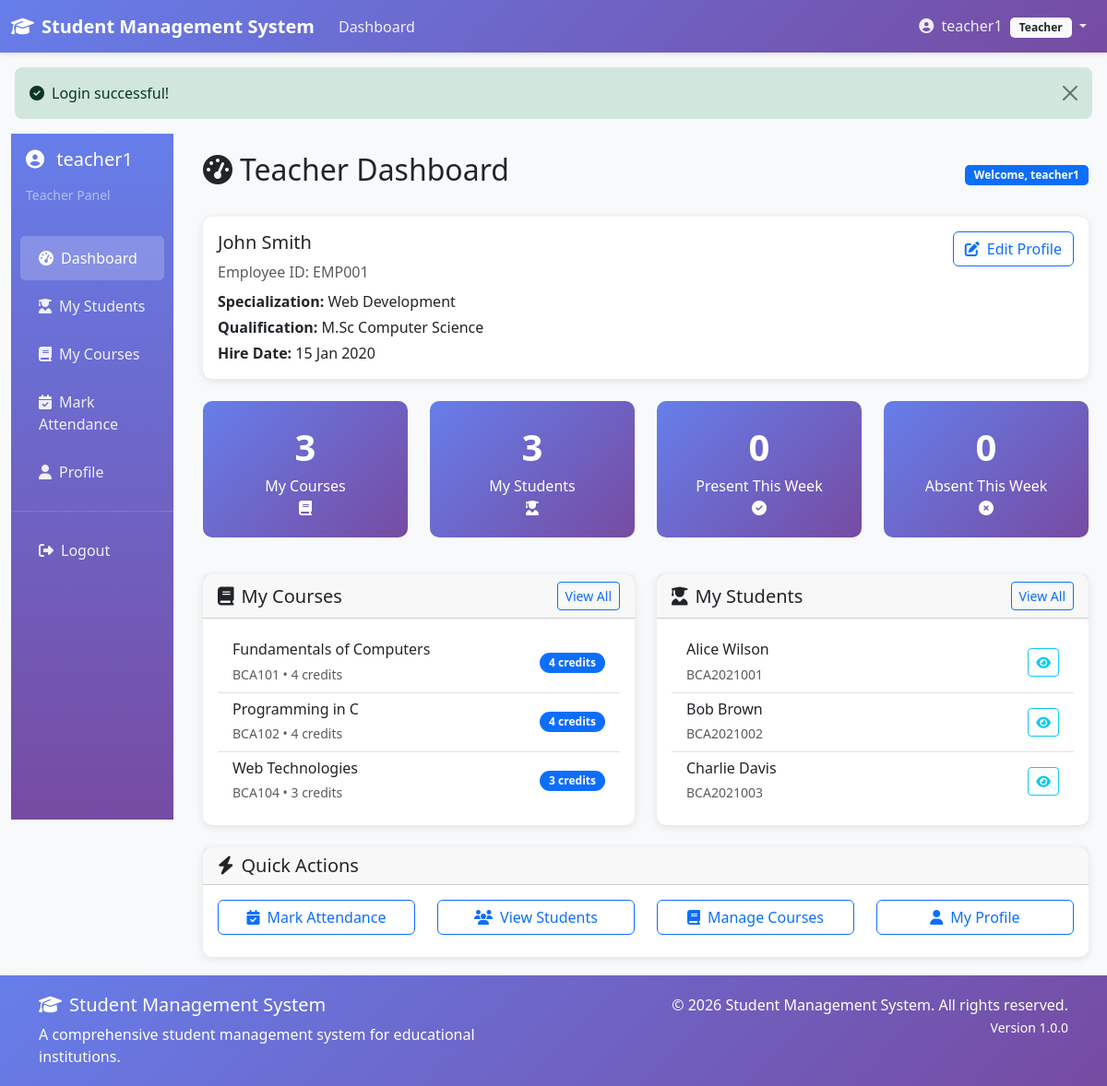
The page /teacher/dashboard.php (signed in) on the database its author committed.
### tables this page shows
CREATE TABLE teachers (
    id INT AUTO_INCREMENT PRIMARY KEY,
    user_id INT UNIQUE NOT NULL COMMENT 'Link to users table',
    first_name VARCHAR(50) NOT NULL COMMENT 'Teacher first name',
    last_name VARCHAR(50) NOT NULL COMMENT 'Teacher last name',
    employee_id VARCHAR(20) UNIQUE NOT NULL COMMENT 'Auto-generated employee ID (EMP001, etc.)',
    date_of_birth DATE NOT NULL COMMENT 'Teacher date of birth',
    gender ENUM('male', 'female', 'other') NOT NULL COMMENT 'Teacher gender',
    phone VARCHAR(15) DEFAULT NULL COMMENT 'Contact phone number',
    address TEXT DEFAULT NULL COMMENT 'Residential address',
    qualification VARCHAR(100) DEFAULT NULL COMMENT 'Academic qualification',
    specialization VARCHAR(100) DEFAULT NULL COMMENT 'Subject specialization',
    hire_date DATE NOT NULL COMMENT 'Date of hiring',
    employment_type ENUM('permanent', 'contract', 'visiting', 'other') DEFAULT 'permanent' COMMENT 'Employment type',
    department VARCHAR(100) DEFAULT NULL COMMENT 'Department assignment',
    designation VARCHAR(100) DEFAULT NULL COMMENT 'Job designation',
    experience_years INT DEFAULT 0 COMMENT 'Years of teaching experience',
    salary DECIMAL(10,2) DEFAULT NULL COMMENT 'Monthly salary',
    bank_account VARCHAR(50) DEFAULT NULL COMMENT 'Bank account number',
    bank_name VARCHAR(100) DEFAULT NULL COMMENT 'Bank name',
    pan_number VARCHAR(20) DEFAULT NULL COMMENT 'PAN number for tax purposes',
    aadhaar_number VARCHAR(20) DEFAULT NULL COMMENT 'Aadhaar number (Indian ID)',
    is_active BOOLEAN DEFAULT TRUE COMMENT 'Employment status',
    created_at TIMESTAMP DEFAULT CURRENT_TIMESTAMP COMMENT 'Record creation time',
    updated_at TIMESTAMP DEFAULT CURRENT_TIMESTAMP ON UPDATE CURRENT_TIMESTAMP COMMENT 'Last update time',
    
     
    FOREIGN KEY (user_id) REFERENCES users(id) ON DELETE CASCADE,
    
     
    INDEX idx_employee_id (employee_id),
    INDEX idx_specialization (specialization),
    INDEX idx_department (department),
    INDEX idx_hire_date (hire_date)
);

CREATE TABLE courses (
    id INT AUTO_INCREMENT PRIMARY KEY,
    course_code VARCHAR(20) UNIQUE NOT NULL COMMENT 'Unique course identifier',
    course_name VARCHAR(100) NOT NULL COMMENT 'Course title',
    description TEXT DEFAULT NULL COMMENT 'Course description and objectives',
    credits INT NOT NULL DEFAULT 3 COMMENT 'Course credit hours',
    course_type ENUM('core', 'elective', 'optional') DEFAULT 'core' COMMENT 'Course type',
    department_id INT DEFAULT NULL COMMENT 'Department offering this course',
    semester VARCHAR(20) DEFAULT NULL COMMENT 'Semester offering',
    academic_year VARCHAR(10) DEFAULT NULL COMMENT 'Academic year',
    max_students INT DEFAULT 50 COMMENT 'Maximum students allowed',
    current_students INT DEFAULT 0 COMMENT 'Currently enrolled students',
    prerequisites TEXT DEFAULT NULL COMMENT 'Course prerequisites',
    learning_outcomes TEXT DEFAULT NULL COMMENT 'Learning outcomes',
    syllabus TEXT DEFAULT NULL COMMENT 'Course syllabus',
    teacher_id INT DEFAULT NULL COMMENT 'Assigned teacher',
    is_active BOOLEAN DEFAULT TRUE COMMENT 'Course status',
    created_at TIMESTAMP DEFAULT CURRENT_TIMESTAMP COMMENT 'Course creation time',
    updated_at TIMESTAMP DEFAULT CURRENT_TIMESTAMP ON UPDATE CURRENT_TIMESTAMP COMMENT 'Last update time',
    
     
    FOREIGN KEY (department_id) REFERENCES departments(id) ON DELETE SET NULL,
    FOREIGN KEY (teacher_id) REFERENCES teachers(id) ON DELETE SET NULL,
    
     
    INDEX idx_course_code (course_code),
    INDEX idx_course_name (course_name),
    INDEX idx_semester (semester),
    INDEX idx_academic_year (academic_year)
);

CREATE TABLE students (
    id INT AUTO_INCREMENT PRIMARY KEY,
    user_id INT UNIQUE NOT NULL COMMENT 'Link to users table',
    first_name VARCHAR(50) NOT NULL COMMENT 'Student first name',
    last_name VARCHAR(50) NOT NULL COMMENT 'Student last name',
    roll_number VARCHAR(20) UNIQUE NOT NULL COMMENT 'Unique roll number (e.g., BCA2021001)',
    date_of_birth DATE NOT NULL COMMENT 'Student date of birth',
    gender ENUM('male', 'female', 'other') NOT NULL COMMENT 'Student gender',
    phone VARCHAR(15) DEFAULT NULL COMMENT 'Contact phone number',
    address TEXT DEFAULT NULL COMMENT 'Residential address',
    enrollment_date DATE NOT NULL COMMENT 'Date of enrollment in institution',
    batch_year VARCHAR(10) DEFAULT NULL COMMENT 'Academic batch year',
    semester VARCHAR(20) DEFAULT NULL COMMENT 'Current semester',
    section VARCHAR(10) DEFAULT NULL COMMENT 'Class section',
    blood_group VARCHAR(5) DEFAULT NULL COMMENT 'Blood group for medical records',
    nationality VARCHAR(50) DEFAULT NULL COMMENT 'Student nationality',
    religion VARCHAR(50) DEFAULT NULL COMMENT 'Student religion',
    category ENUM('general', 'sc', 'st', 'obc', 'other') DEFAULT 'general' COMMENT 'Student category',
    admission_type ENUM('regular', 'management', 'nri', 'other') DEFAULT 'regular' COMMENT 'Type of admission',
    father_name VARCHAR(50) DEFAULT NULL COMMENT 'Father name',
    mother_name VARCHAR(50) DEFAULT NULL COMMENT 'Mother name',
    guardian_name VARCHAR(50) DEFAULT NULL COMMENT 'Guardian name',
    parent_phone VARCHAR(15) DEFAULT NULL COMMENT 'Parent/guardian contact',
    parent_email VARCHAR(100) DEFAULT NULL COMMENT 'Parent/guardian email',
    emergency_contact VARCHAR(15) DEFAULT NULL COMMENT 'Emergency contact number',
    created_at TIMESTAMP DEFAULT CURRENT_TIMESTAMP COMMENT 'Record creation time',
    updated_at TIMESTAMP DEFAULT CURRENT_TIMESTAMP ON UPDATE CURRENT_TIMESTAMP COMMENT 'Last update time',
    
     
    FOREIGN KEY (user_id) REFERENCES users(id) ON DELETE CASCADE,
    
     
    INDEX idx_roll_number (roll_number),
    INDEX idx_batch_year (batch_year),
    INDEX idx_enrollment_date (enrollment_date),
    INDEX idx_first_name (first_name),
    INDEX idx_last_name (last_name)
);

### teacher/dashboard.php (the view, shortened to what the rows shown need)
<?php
require_once __DIR__ . '/../config/config.php';
$teacherInfo = [];
$myCourses = [];
$myStudents = [];
try {
    $pdo = getDBConnection();
    $stmt = $pdo->prepare("SELECT t.* FROM teachers t WHERE t.user_id = ?");
    $stmt->execute([getUserId()]);
    $teacherInfo = $stmt->fetch();
    if ($teacherInfo) {
        $teacherId = $teacherInfo['id'];
        $stmt = $pdo->prepare("SELECT * FROM courses WHERE teacher_id = ?");
        $stmt->execute([$teacherId]);
        $myCourses = $stmt->fetchAll();
        $stmt = $pdo->prepare("
            SELECT DISTINCT s.*, u.username, u.email
            FROM students s
            JOIN users u ON s.user_id = u.id
            JOIN enrollments e ON s.id = e.student_id
            JOIN courses c ON e.course_id = c.id
            WHERE c.teacher_id = ? AND e.status = 'active'
            ORDER BY s.first_name, s.last_name
        ");
        $stmt->execute([$teacherId]);
        $myStudents = $stmt->fetchAll();
    }
} catch (PDOException $e) {
    setErrorMessage('Database error: ' . $e->getMessage());
}
?>
<?php include __DIR__ . '/../includes/header.php'; ?>
<div class="container-fluid">
    <div class="row">
        <div class="col-md-9 col-lg-10 main-content">
            <div class="d-flex justify-content-between align-items-center mb-4">
                <h2><i class="fas fa-tachometer-alt me-2"></i>Teacher Dashboard</h2>
            </div>
            <?php if ($teacherInfo): ?>
                <div class="card mb-4">
                    <div class="card-body">
                        <div class="row">
                            <div class="col-md-8">
                                <h5 class="card-title">
                                    <?php echo htmlspecialchars($teacherInfo['first_name'] . ' ' . $teacherInfo['last_name']); ?>
                                </h5>
                                <p class="text-muted mb-2">Employee ID: <?php echo htmlspecialchars($teacherInfo['employee_id']); ?></p>
                                <p class="mb-1"><strong>Specialization:</strong> <?php echo htmlspecialchars($teacherInfo['specialization'] ?: 'Not specified'); ?></p>
                                <p class="mb-1"><strong>Qualification:</strong> <?php echo htmlspecialchars($teacherInfo['qualification'] ?: 'Not specified'); ?></p>
                                <p class="mb-0"><strong>Hire Date:</strong> <?php echo formatDate($teacherInfo['hire_date']); ?></p>
                            </div>
                            <div class="col-md-4 text-end">
                                <button class="btn btn-outline-primary" onclick="editProfile()">
                                    <i class="fas fa-edit me-2"></i>Edit Profile
                                </button>
                            </div>
                        </div>
                    </div>
                </div>
            <?php endif; ?>
            <div class="row">
                <div class="col-md-6 mb-4">
                    <div class="card">
                        <div class="card-body">
                            <?php if (empty($myCourses)): ?>
                                <p class="text-muted">No courses assigned to you yet.</p>
                            <?php else: ?>
                                <div class="list-group list-group-flush">
                                    <?php foreach (array_slice($myCourses, 0, 5) as $course): ?>
                                        <div class="list-group-item d-flex justify-content-between align-items-center">
                                            <div>
                                                <h6 class="mb-1"><?php echo htmlspecialchars($course['course_name']); ?></h6>
                                                <small class="text-muted"><?php echo htmlspecialchars($course['course_code']); ?> • <?php echo $course['credits']; ?> credits</small>
                                            </div>
                                            <span class="badge bg-primary rounded-pill"><?php echo $course['credits']; ?> credits</span>
                                        </div>
                                    <?php endforeach; ?>
                                </div>
                            <?php endif; ?>
                        </div>
                    </div>
                </div>
                <div class="col-md-6 mb-4">
                    <div class="card">
                        <div class="card-body">
                            <?php if (empty($myStudents)): ?>
                                <p class="text-muted">No students enrolled in your courses yet.</p>
                            <?php else: ?>
                                <div class="list-group list-group-flush">
                                    <?php foreach (array_slice($myStudents, 0, 5) as $student): ?>
                                        <div class="list-group-item">
                                            <div class="d-flex justify-content-between align-items-center">
                                                <div>
                                                    <h6 class="mb-1"><?php echo htmlspecialchars($student['first_name'] . ' ' . $student['last_name']); ?></h6>
                                                    <small class="text-muted"><?php echo htmlspecialchars($student['roll_number']); ?></small>
                                                </div>
                                                <button class="btn btn-sm btn-outline-info" onclick="viewStudent(<?php echo $student['id']; ?>)">
                                                    <i class="fas fa-eye"></i>
                                                </button>
                                            </div>
                                        </div>
                                    <?php endforeach; ?>
                                </div>
                            <?php endif; ?>
                        </div>
                    </div>
                </div>
            </div>
        </div>
    </div>
</div>
<?php include __DIR__ . '/../includes/footer.php'; ?>

### rows shown on the page
teachers: first_name+last_name "John Smith", employee "EMP001", specialization "Web Development", qualification "M.Sc Computer Science", hire_date "15 Jan 2020"
courses: course_name "Fundamentals of Computers", course_code "BCA101", credits "4"
courses: course_name "Programming in C", course_code "BCA102", credits "4"
courses: course_name "Web Technologies", course_code "BCA104", credits "3"
students: first_name+last_name "Alice Wilson", roll_number "BCA2021001"
students: first_name+last_name "Bob Brown", roll_number "BCA2021002"
students: first_name+last_name "Charlie Davis", roll_number "BCA2021003"

### other values the page prints
APP_NAME "Student Management System"
$_SESSION['username'] "teacher1"
getUserRole() "Teacher"
$successMessage "Login successful!"
$role "Teacher"
count($myCourses) "3"
count($myStudents) "3"
$attendanceStats['present'] "0"
$attendanceStats['absent'] "0"
APP_VERSION "1.0.0"
